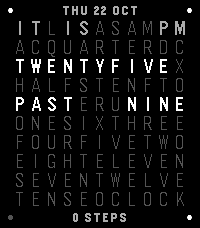
#> input picture shots/emulator/face.png, 200 x 228 px; its folder holds 5 pictures in this run
$ python verify_emulator.py
#> lines starting #> are read from the running program, lines starting #| are printed output that depends on the picture; pictures that were not available may be replaced by others from this repository, and a replacement may not be noted
#!/usr/bin/env python3
"""Image checks after the final emulator harness (no emulator launched)."""
from pathlib import Path
import json
from PIL import Image,ImageChops
ROOT=Path(__file__).resolve().parents[1];OUT=ROOT/'shots/emulator'
def crop(name,box):return Image.open(OUT/(name+'.png')).convert('RGB').crop(box)
#> called with name = 'face', box = (12, 21, 92, 35)
def same(a,b):return ImageChops.difference(a,b).getbbox() is None
# The preamble is independent of the current minute, so timeout checks are stable.
assert same(crop('face',(12,21,92,35)),crop('timeout',(12,21,92,35))),'Detail did not time out'
#> call 2 of crop, with name = 'timeout', box = (12, 21, 92, 35)
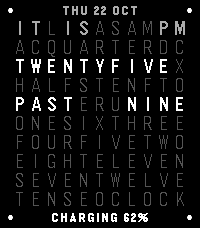
#> input picture shots/emulator/charging.png, 200 x 228 px, given in place of timeout.png, which was not available
assert Image.open(OUT/'settings-light.png').getpixel((0,100))[:3]==(255,255,255),'Light setting did not arrive'
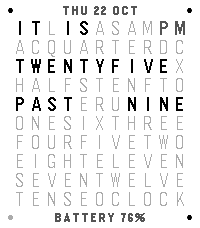
#> input picture shots/emulator/settings-light.png, 200 x 228 px
assert same(crop('settings-light',(12,21,92,35)),crop('settings-persisted',(12,21,92,35))),'Preamble not persisted'
#> call 4 of crop, with name = 'settings-persisted', box = (12, 21, 92, 35)
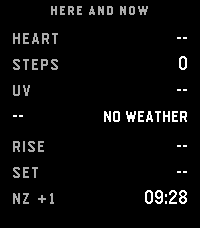
#> input picture shots/emulator/detail.png, 200 x 228 px, given in place of settings-persisted.png, which was not available
#> (the run stopped early here; a loop or call above may not have finished)
